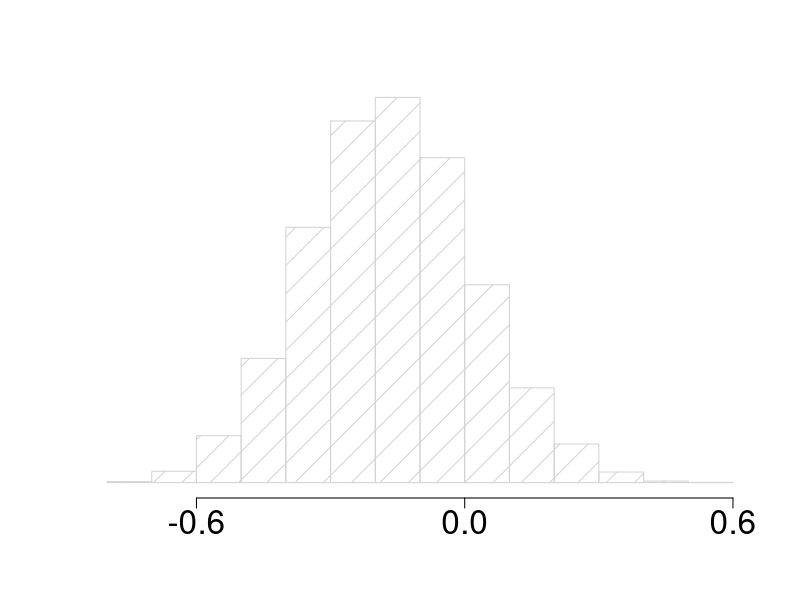

Write the R code that produced this figure.
### Figure 24.1
x = 8
y = 6
n = 10
m = 10
B = 10000
p1 = rbeta(B,x+1,n-x+1)
p2 = rbeta(B,y+1,m-y+1)
delta = p2 - p1
print(mean(delta))
left  = quantile(delta,.025)
right = quantile(delta,.975)
print(c(left,right))

postscript("two.binom.sim.eps",horizontal=F,onefile=F,print.it=F)
hist(delta,xlab="",ylab="",main="",cex=2,density=5,
     prob=T,lwd=3,xaxt="n",yaxt="n",bty="n")
axis(1,at=c(-0.6,0,0.6),cex.axis=2)
dev.off()
